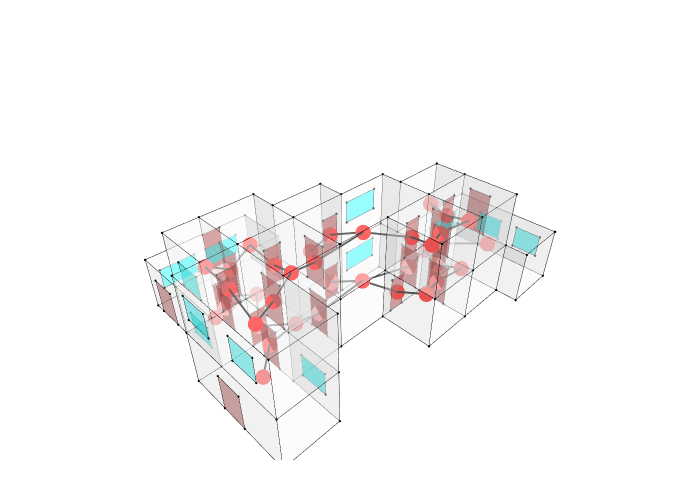

Notebook cell for this chart:
### Markdown cell above
## 9. Show Circulation Graph Overlaid on Geometry

### Code cell
ap_cluster = Cluster.ByTopologies(aperture_faces)
Topology.Show(cc, ap_cluster, g_circ,
              faceColorKey="color",
              vertexSizeKey="size",
              vertexColorKey="color",
              edgeWidthKey="width",
              edgeColorKey="color",
              faceOpacity=0.4,
              backgroundColor="white",
              width=700,
              height=500,
              renderer=renderer)

### Figure 1 — Plotly figure (JSON) as saved in the notebook; plotly's stock layout.template omitted (floating-point values rounded to 4 significant figures; data arrays with more than 128 entries replaced by an {"elided": "..."} marker saying what was removed)
{"data": [{"customdata": ["", "", "", "", "", "", "", "", "", "", "", "", "", "", "", "", "", "", "", "", "", "", "", "", "", "", "", "", "", "", "", "", "", "", "", "", "", "", "", "", "", "", "", "", "", "", "", "", "", "", "", "", "", "", "", "", "", "", "", "", "", "", "", "", "", "", "", "", "", "", "", "", "", "", "", "", "", "", "", ""], "hoverinfo": "text", "hovertemplate": ["Click ", "Click ", "Click ", "Click ", "Click ", "Click ", "Click ", "Click ", "Click ", "Click ", "Click ", "Click ", "Click ", "Click ", "Click ", "Click ", "Click ", "Click ", "Click ", "Click ", "Click ", "Click ", "Click ", "Click ", "Click ", "Click ", "Click ", "Click ", "Click ", "Click ", "Click ", "Click ", "Click ", "Click ", "Click ", "Click ", "Click ", "Click ", "Click ", "Click ", "Click ", "Click ", "Click ", "Click ", "Click ", "Click ", "Click ", "Click ", "Click ", "Click ", "Click ", "Click ", "Click ", "Click ", "Click ", "Click ", "Click ", "Click ", "Click ", "Click ", "Click ", "Click ", "Click ", "Click ", "Click ", "Click ", "Click ", "Click ", "Click ", "Click ", "Click ", "Click ", "Click ", "Click ", "Click ", "Click ", "Click ", "Click ", "Click ", "Click "], "hovertext": ["", "", "", "", "", "", "", "", "", "", "", "", "", "", "", "", "", "", "", "", "", "", "", "", "", "", "", "", "", "", "", "", "", "", "", "", "", "", "", "", "", "", "", "", "", "", "", "", "", "", "", "", "", "", "", "", "", "", "", "", "", "", "", "", "", "", "", "", "", "", "", "", "", "", "", "", "", "", "", ""], "legendgroup": "1", "legendrank": 1, "marker": {"color": ["#000000", "#000000", "#000000", "#000000", "#000000", "#000000", "#000000", "#000000", "#000000", "#000000", "#000000", "#000000", "#000000", "#000000", "#000000", "#000000", "#000000", "#000000", "#000000", "#000000", "#000000", "#000000", "#000000", "#000000", "#000000", "#000000", "#000000", "#000000", "#000000", "#000000", "#000000", "#000000", "#000000", "#000000", "#000000", "#000000", "#000000", "#000000", "#000000", "#000000", "#000000", "#000000", "#000000", "#000000", "#000000", "#000000", "#000000", "#000000", "#000000", "#000000", "#000000", "#000000", "#000000", "#000000", "#000000", "#000000", "#000000", "#000000", "#000000", "#000000", "#000000", "#000000", "#000000", "#000000", "#000000", "#000000", "#000000", "#000000", "#000000", "#000000", "#000000", "#000000", "#000000", "#000000", "#000000", "#000000", "#000000", "#000000", "#000000", "#000000"], "line": {"width": 0}, "opacity": 1, "size": [2.8, 2.8, 2.8, 2.8, 2.8, 2.8, 2.8, 2.8, 2.8, 2.8, 2.8, 2.8, 2.8, 2.8, 2.8, 2.8, 2.8, 2.8, 2.8, 2.8, 2.8, 2.8, 2.8, 2.8, 2.8, 2.8, 2.8, 2.8, 2.8, 2.8, 2.8, 2.8, 2.8, 2.8, 2.8, 2.8, 2.8, 2.8, 2.8, 2.8, 2.8, 2.8, 2.8, 2.8, 2.8, 2.8, 2.8, 2.8, 2.8, 2.8, 2.8, 2.8, 2.8, 2.8, 2.8, 2.8, 2.8, 2.8, 2.8, 2.8, 2.8, 2.8, 2.8, 2.8, 2.8, 2.8, 2.8, 2.8, 2.8, 2.8, 2.8, 2.8, 2.8, 2.8, 2.8, 2.8, 2.8, 2.8, 2.8, 2.8], "sizemode": "diameter", "symbol": "circle"}, "mode": "markers", "name": "1: Untitled (Vertices)", "showlegend": false, "text": ["", "", "", "", "", "", "", "", "", "", "", "", "", "", "", "", "", "", "", "", "", "", "", "", "", "", "", "", "", "", "", "", "", "", "", "", "", "", "", "", "", "", "", "", "", "", "", "", "", "", "", "", "", "", "", "", "", "", "", "", "", "", "", "", "", "", "", "", "", "", "", "", "", "", "", "", "", "", "", ""], "type": "scatter3d", "x": [13310, 16310, 16310, 13310, 10310, 13310, 16310, 16310, 10310, 16310, 16310, 13310, 10310, 10310, 16310, 13310, 16310, 16310, 13310, 10310, 10310, 13310, 10310, 13310, 10310, 10310, 13310, 16310, 13310, 16310, 19310, 19310, 19310, 19310, 7310, 7310, 7310, 7310, 19310, 19310, 16310, 13310, 7310, 7310, 10310, 7310, 7310, 10310, 7310, 10310, 19310, 19310, 7310, 5512.0, 4310, 4310, 7310, 5512.0, 4310, 4310, 22310, 22310, 19310, 22310, 22310, 19310, 19310, 7310, 4310, 4310, 5512.0, 5512.0, 5512.0, 5512.0, 11510.0, 5512.0, 11510.0, 11510.0, 5512.0, 11510.0], "y": [-760, -760, -760, -760, -3760, -3760, -3760, -1962.0, -760, -1962.0, -3760, -3760, -3760, -760, -760, -760, -1962.0, -3760, -3760, -3760, -760, 740, 740, 740, 740, 740, -6760, -6760, -6760, -6760, -3760, -1962.0, -3760, -1962.0, -3760, -760, -3760, -760, -1962.0, -3760, -6760, -6760, -3760, -760, 2240, 2240, 2240, 2240, 2240, 2240, -6760, -6760, -6760, -760, -760, -6760, -6760, -760, -760, -6760, -1962.0, -7962.0, -7962.0, -1962.0, -7962.0, -7962.0, -6760, -6760, -6760, -760, -760, 2240, 2240, 2240, 2240, 5240, 5240, 2240, 5240, 5240], "z": [6000, 6000, 3000, 3000, 6000, 6000, 6000, 6000, 6000, 3000, 3000, 3000, 3000, 3000, 0, 0, 0, 0, 0, 0, 0, 6000, 6000, 0, 3000, 0, 6000, 6000, 3000, 3000, 6000, 6000, 3000, 3000, 6000, 6000, 3000, 3000, 0, 0, 0, 0, 0, 0, 6000, 6000, 3000, 3000, 0, 0, 6000, 3000, 6000, 6000, 6000, 6000, 3000, 3000, 3000, 3000, 3000, 3000, 3000, 0, 0, 0, 0, 0, 0, 0, 0, 6000, 3000, 0, 3000, 3000, 3000, 0, 0, 0]}, {"hoverinfo": "text", "hovertext": [], "legendgroup": "2", "legendrank": 2, "line": {"color": "#000000", "dash": "solid", "width": 1}, "marker": {"color": "#000000", "size": 0.25, "symbol": "circle"}, "mode": "markers+lines", "name": "1: Untitled (Edges)", "showlegend": false, "text": [], "type": "scatter3d", "x": {"elided": "474 float values"}, "y": {"elided": "474 float values"}, "z": {"elided": "474 int values"}}, {"cmax": 1, "cmin": 0, "color": "#FAFAFA", "colorscale": [[0, "#440154"], [0.1111, "#482878"], [0.2222, "#3e4989"], [0.3333, "#31688e"], [0.4444, "#26828e"], [0.5556, "#1f9e89"], [0.6667, "#35b779"], [0.7778, "#6ece58"], [0.8889, "#b5de2b"], [1, "#fde725"]], "facecolor": {"elided": "224 str values"}, "flatshading": true, "hoverinfo": "text", "hovertext": {"elided": "224 str values"}, "i": {"elided": "224 int values"}, "j": {"elided": "224 int values"}, "k": {"elided": "224 int values"}, "legendgroup": "3", "legendrank": 3, "lighting": {"facenormalsepsilon": 0}, "name": "1: Untitled (Faces)", "opacity": 0.4, "showlegend": false, "showscale": false, "text": {"elided": "224 str values"}, "type": "mesh3d", "x": [16310, 13310, 13310, 16310, 10310, 10310, 13310, 16310, 16310, 16310, 13310, 16310, 10310, 10310, 16310, 13310, 16310, 13310, 16310, 10310, 10310, 13310, 10310, 13310, 10310, 10310, 16310, 13310, 13310, 16310, 19310, 19310, 19310, 19310, 7310, 7310, 7310, 7310, 19310, 19310, 16310, 13310, 7310, 7310, 7310, 10310, 7310, 10310, 7310, 10310, 19310, 19310, 4310, 7310, 4310, 5512.0, 7310, 5512.0, 4310, 4310, 19310, 22310, 22310, 22310, 22310, 19310, 19310, 7310, 4310, 4310, 5512.0, 5512.0, 5512.0, 5512.0, 11510.0, 11510.0, 5512.0, 11510.0, 5512.0, 11510.0], "y": [-760, -760, -760, -760, -760, -3760, -3760, -1962.0, -3760, -1962.0, -3760, -3760, -3760, -760, -760, -760, -1962.0, -3760, -3760, -3760, -760, 740, 740, 740, 740, 740, -6760, -6760, -6760, -6760, -1962.0, -3760, -3760, -1962.0, -760, -3760, -3760, -760, -1962.0, -3760, -6760, -6760, -3760, -760, 2240, 2240, 2240, 2240, 2240, 2240, -6760, -6760, -6760, -6760, -760, -760, -6760, -760, -760, -6760, -7962.0, -7962.0, -1962.0, -1962.0, -7962.0, -7962.0, -6760, -6760, -6760, -760, -760, 2240, 2240, 2240, 2240, 5240, 5240, 2240, 5240, 5240], "z": [3000, 3000, 6000, 6000, 6000, 6000, 6000, 6000, 6000, 3000, 3000, 3000, 3000, 3000, 0, 0, 0, 0, 0, 0, 0, 6000, 6000, 0, 3000, 0, 6000, 6000, 3000, 3000, 6000, 6000, 3000, 3000, 6000, 6000, 3000, 3000, 0, 0, 0, 0, 0, 0, 6000, 6000, 3000, 3000, 0, 0, 6000, 3000, 6000, 6000, 6000, 6000, 3000, 3000, 3000, 3000, 3000, 3000, 3000, 0, 0, 0, 0, 0, 0, 0, 0, 6000, 3000, 0, 3000, 3000, 3000, 0, 0, 0]}, {"customdata": {"elided": "144 str values"}, "hoverinfo": "text", "hovertemplate": {"elided": "144 str values"}, "hovertext": {"elided": "144 str values"}, "legendgroup": "5", "legendrank": 5, "marker": {"color": {"elided": "144 str values"}, "line": {"width": 0}, "opacity": 1, "size": {"elided": "144 float values"}, "sizemode": "diameter", "symbol": "circle"}, "mode": "markers", "name": "2: Untitled (Vertices)", "showlegend": false, "text": {"elided": "144 str values"}, "type": "scatter3d", "x": {"elided": "144 float values"}, "y": {"elided": "144 float values"}, "z": {"elided": "144 float values"}}, {"hoverinfo": "text", "hovertext": [], "legendgroup": "6", "legendrank": 6, "line": {"color": "#000000", "dash": "solid", "width": 1}, "marker": {"color": "#000000", "size": 0.25, "symbol": "circle"}, "mode": "markers+lines", "name": "2: Untitled (Edges)", "showlegend": false, "text": [], "type": "scatter3d", "x": {"elided": "432 float values"}, "y": {"elided": "432 float values"}, "z": {"elided": "432 float values"}}, {"cmax": 1, "cmin": 0, "color": "#FAFAFA", "colorscale": [[0, "#440154"], [0.1111, "#482878"], [0.2222, "#3e4989"], [0.3333, "#31688e"], [0.4444, "#26828e"], [0.5556, "#1f9e89"], [0.6667, "#35b779"], [0.7778, "#6ece58"], [0.8889, "#b5de2b"], [1, "#fde725"]], "facecolor": ["#A52A2A", "#A52A2A", "#A52A2A", "#A52A2A", "#A52A2A", "#A52A2A", "#A52A2A", "#A52A2A", "#A52A2A", "#A52A2A", "#A52A2A", "#A52A2A", "#A52A2A", "#A52A2A", "#A52A2A", "#A52A2A", "#A52A2A", "#A52A2A", "#A52A2A", "#A52A2A", "#A52A2A", "#A52A2A", "#A52A2A", "#A52A2A", "#A52A2A", "#A52A2A", "#A52A2A", "#A52A2A", "#A52A2A", "#A52A2A", "#A52A2A", "#A52A2A", "#A52A2A", "#A52A2A", "#A52A2A", "#A52A2A", "#A52A2A", "#A52A2A", "#A52A2A", "#A52A2A", "#A52A2A", "#A52A2A", "#A52A2A", "#A52A2A", "#A52A2A", "#A52A2A", "#A52A2A", "#A52A2A", "#00FFFF", "#00FFFF", "#00FFFF", "#00FFFF", "#00FFFF", "#00FFFF", "#00FFFF", "#00FFFF", "#00FFFF", "#00FFFF", "#00FFFF", "#00FFFF", "#00FFFF", "#00FFFF", "#00FFFF", "#00FFFF", "#00FFFF", "#00FFFF", "#00FFFF", "#00FFFF", "#00FFFF", "#00FFFF", "#00FFFF", "#00FFFF"], "flatshading": true, "hoverinfo": "text", "hovertext": ["Face_01", "Face_02", "Face_03", "Face_04", "Face_05", "Face_06", "Face_07", "Face_08", "Face_09", "Face_10", "Face_11", "Face_12", "Face_13", "Face_14", "Face_15", "Face_16", "Face_17", "Face_18", "Face_19", "Face_20", "Face_21", "Face_22", "Face_23", "Face_24", "Face_25", "Face_26", "Face_27", "Face_28", "Face_29", "Face_30", "Face_31", "Face_32", "Face_33", "Face_34", "Face_35", "Face_36", "Face_37", "Face_38", "Face_39", "Face_40", "Face_41", "Face_42", "Face_43", "Face_44", "Face_45", "Face_46", "Face_47", "Face_48", "Face_49", "Face_50", "Face_51", "Face_52", "Face_53", "Face_54", "Face_55", "Face_56", "Face_57", "Face_58", "Face_59", "Face_60", "Face_61", "Face_62", "Face_63", "Face_64", "Face_65", "Face_66", "Face_67", "Face_68", "Face_69", "Face_70", "Face_71", "Face_72"], "i": [0, 3, 4, 7, 8, 11, 12, 12, 16, 19, 20, 23, 24, 24, 28, 31, 32, 35, 36, 36, 40, 40, 44, 47, 48, 48, 52, 55, 56, 59, 60, 60, 64, 64, 68, 68, 72, 72, 76, 76, 80, 80, 84, 84, 88, 88, 92, 95, 96, 96, 100, 100, 104, 104, 108, 108, 112, 112, 116, 119, 120, 120, 124, 124, 128, 128, 132, 135, 136, 136, 140, 140], "j": [1, 1, 5, 5, 9, 9, 13, 14, 17, 17, 21, 21, 25, 26, 29, 29, 33, 33, 37, 38, 41, 42, 45, 45, 49, 50, 53, 53, 57, 57, 61, 62, 65, 66, 69, 70, 73, 74, 77, 78, 81, 82, 85, 86, 89, 90, 93, 93, 97, 98, 101, 102, 105, 106, 109, 110, 113, 114, 117, 116, 121, 122, 125, 126, 129, 130, 133, 132, 137, 138, 141, 142], "k": [2, 0, 6, 4, 10, 8, 14, 15, 18, 16, 22, 20, 26, 27, 30, 28, 34, 32, 38, 39, 42, 43, 46, 44, 50, 51, 54, 52, 58, 56, 62, 63, 66, 67, 70, 71, 74, 75, 78, 79, 82, 83, 86, 87, 90, 91, 94, 92, 98, 99, 102, 103, 106, 107, 110, 111, 114, 115, 118, 118, 122, 123, 126, 127, 130, 131, 134, 134, 138, 139, 142, 143], "legendgroup": "7", "legendrank": 7, "lighting": {"facenormalsepsilon": 0}, "name": "2: Untitled (Faces)", "opacity": 0.4, "showlegend": false, "showscale": false, "text": ["Face_01", "Face_02", "Face_03", "Face_04", "Face_05", "Face_06", "Face_07", "Face_08", "Face_09", "Face_10", "Face_11", "Face_12", "Face_13", "Face_14", "Face_15", "Face_16", "Face_17", "Face_18", "Face_19", "Face_20", "Face_21", "Face_22", "Face_23", "Face_24", "Face_25", "Face_26", "Face_27", "Face_28", "Face_29", "Face_30", "Face_31", "Face_32", "Face_33", "Face_34", "Face_35", "Face_36", "Face_37", "Face_38", "Face_39", "Face_40", "Face_41", "Face_42", "Face_43", "Face_44", "Face_45", "Face_46", "Face_47", "Face_48", "Face_49", "Face_50", "Face_51", "Face_52", "Face_53", "Face_54", "Face_55", "Face_56", "Face_57", "Face_58", "Face_59", "Face_60", "Face_61", "Face_62", "Face_63", "Face_64", "Face_65", "Face_66", "Face_67", "Face_68", "Face_69", "Face_70", "Face_71", "Face_72"], "type": "mesh3d", "x": {"elided": "144 float values"}, "y": {"elided": "144 float values"}, "z": {"elided": "144 float values"}}, {"hoverinfo": "text", "hovertext": [], "legendgroup": "10", "legendrank": 10, "line": {"color": "#000000", "dash": "solid", "width": 4}, "marker": {"color": "#000000", "size": 1, "symbol": "circle"}, "mode": "markers+lines", "name": "3: Untitled Graph (Edges)", "showlegend": false, "text": [], "type": "scatter3d", "x": [8810, 7764.0, null, 8810, 7764.0, null, 8810, 7310.0, null, 17810, 18120.0, null, 17810, 16310.0, null, 17810, 17640.0, null, 17810, 19310.0, null, 17810, 16310.0, null, 13310, 15200.0, null, 13310, 10310.0, null, 13310, 12520.0, null, 13310, 16310.0, null, 13310, 12520.0, null, 13310, 10310.0, null, 13310, 14360.0, null, 17810, 18120.0, null, 11810, 12520.0, null, 11810, 12520.0, null, 14810, 16310.0, null, 14810, 14360.0, null, 8810, 8992.0, null, 8810, 10310.0, null, 8810, 7310.0, null, 8810, 7764.0, null, 8810, 10310.0, null, 8810, 7310.0, null, 14810, 15200.0, null, 14810, 16310.0, null, 8810, 8992.0, null, 8810, 7310.0, null, 6411.0, 6562.0, null, 5810, 6562.0, null, 6411.0, 7310.0, null, 6411.0, 7310.0, null, 8512.0, 7764.0, null, 5810, 7310.0, null, 5810, 7310.0, null, 17810, 17640.0, null, 20810, 19310.0, null, 17810, 16310.0, null], "y": [740, -760.0, null, 740, 2240.0, null, 740, 1330.0, null, -5260, -3760.0, null, -5260, -4670.0, null, -2861.0, -3760.0, null, -2861.0, -2728.0, null, -2861.0, -2914.0, null, -2260, -3760.0, null, -2260, -2084.0, null, -2260, -760.0, null, -2260, -2914.0, null, -2260, -760.0, null, -2260, -2211.0, null, -2260, -3760.0, null, -2861.0, -3760.0, null, -10, -760.0, null, -10, -760.0, null, -5260, -4813.0, null, -5260, -3760.0, null, -2260, -760.0, null, -2260, -2084.0, null, -2260, -2884.0, null, -2260, -760.0, null, -2260, -2211.0, null, -2260, -2211.0, null, -5260, -3760.0, null, -5260, -4670.0, null, 740, -760.0, null, 740, 174.4, null, 740, -760.0, null, -3760, -760.0, null, 740, 174.4, null, 740, 1330.0, null, 3740, 2240.0, null, -3760, -2211.0, null, -3760, -2884.0, null, -5260, -3760.0, null, -4962.0, -2728.0, null, -5260, -4813.0, null], "z": [1500, 1023.0, null, 1500, 1023.0, null, 1500, 1170.0, null, 4500, 4023.0, null, 4500, 4170.0, null, 1500, 1023.0, null, 1500, 1170.0, null, 1500, 1170.0, null, 4500, 4023.0, null, 4500, 4170.0, null, 4500, 4023.0, null, 1500, 1170.0, null, 1500, 1023.0, null, 1500, 1170.0, null, 1500, 1023.0, null, 4500, 4023.0, null, 3000, 1023.0, null, 3000, 4023.0, null, 1500, 1170.0, null, 1500, 1023.0, null, 4500, 4023.0, null, 4500, 4170.0, null, 4500, 4170.0, null, 1500, 1023.0, null, 1500, 1170.0, null, 1500, 1170.0, null, 4500, 4023.0, null, 4500, 4170.0, null, 4500, 4023.0, null, 4500, 4170.0, null, 4500, 4023.0, null, 4500, 4023.0, null, 4500, 4170.0, null, 1500, 1170.0, null, 1500, 1023.0, null, 1500, 1170.0, null, 4500, 4170.0, null, 1500, 1023.0, null, 1500, 1170.0, null, 1500, 1170.0, null]}, {"customdata": ["", "", "", "", "", "", "", "", "", "", "", "", "", "", "", "", "", "", "", "", "", "", "", "", "", "", "", "", "", "", "", "", "", "", "", "", "", "", ""], "hoverinfo": "text", "hovertemplate": ["Click ", "Click ", "Click ", "Click ", "Click ", "Click ", "Click ", "Click ", "Click ", "Click ", "Click ", "Click ", "Click ", "Click ", "Click ", "Click ", "Click ", "Click ", "Click ", "Click ", "Click ", "Click ", "Click ", "Click ", "Click ", "Click ", "Click ", "Click ", "Click ", "Click ", "Click ", "Click ", "Click ", "Click ", "Click ", "Click ", "Click ", "Click ", "Click "], "hovertext": ["", "", "", "", "", "", "", "", "", "", "", "", "", "", "", "", "", "", "", "", "", "", "", "", "", "", "", "", "", "", "", "", "", "", "", "", "", "", ""], "legendgroup": "9", "legendrank": 9, "marker": {"color": ["#FF0000", "#FF0000", "#FF0000", "#FF0000", "#FF0000", "#FF0000", "#FF0000", "#FF0000", "#FF0000", "#FF0000", "#FF0000", "#FF0000", "#FF0000", "#FF0000", "#FF0000", "#FF0000", "#FF0000", "#FF0000", "#FF0000", "#FF0000", "#FF0000", "#FF0000", "#FF0000", "#FF0000", "#FF0000", "#FF0000", "#FF0000", "#FF0000", "#FF0000", "#FF0000", "#FF0000", "#FF0000", "#FF0000", "#FF0000", "#FF0000", "#FF0000", "#FF0000", "#FF0000", "#FF0000"], "line": {"width": 0}, "opacity": 1, "size": [18, 18, 18, 18, 18, 18, 18, 18, 18, 18, 18, 18, 18, 18, 18, 18, 18, 18, 18, 18, 18, 18, 18, 18, 18, 18, 18, 18, 18, 18, 18, 18, 18, 18, 18, 18, 18, 18, 18], "sizemode": "diameter", "symbol": "circle"}, "mode": "markers", "name": "3: Untitled Graph (Vertices)", "showlegend": false, "text": ["", "", "", "", "", "", "", "", "", "", "", "", "", "", "", "", "", "", "", "", "", "", "", "", "", "", "", "", "", "", "", "", "", "", "", "", "", "", ""], "type": "scatter3d", "x": [8810, 17810, 17810, 13310, 13310, 17810, 11810, 14810, 8810, 8810, 14810, 8810, 7764.0, 6562.0, 7310.0, 7310.0, 7764.0, 7310.0, 5810, 18120.0, 10310.0, 17640.0, 19310.0, 6411.0, 17810, 6411.0, 12520.0, 12520.0, 16310.0, 8512.0, 14360.0, 5810, 16310.0, 16310.0, 8992.0, 7310.0, 10310.0, 20810, 15200.0], "y": [740, -5260, -2861.0, -2260, -2260, -2861.0, -10, -5260, -2260, -2260, -5260, 740, -760.0, -760.0, 174.4, 1330.0, 2240.0, -2211.0, -3760, -3760.0, -2211.0, -3760.0, -2728.0, 740, -5260, 740, -760.0, -760.0, -4813.0, 3740, -3760.0, -3760, -4670.0, -2914.0, -760.0, -2884.0, -2084.0, -4962.0, -3760.0], "z": [1500, 4500, 1500, 4500, 1500, 4500, 3000, 1500, 4500, 1500, 4500, 4500, 1023.0, 4023.0, 4170.0, 1170.0, 1023.0, 1170.0, 4500, 4023.0, 1170.0, 1023.0, 1170.0, 1500, 1500, 4500, 1023.0, 4023.0, 1170.0, 1500, 1023.0, 1500, 4170.0, 1170.0, 4023.0, 4170.0, 4170.0, 1500, 4023.0]}], "layout": {"autosize": true, "height": 500, "margin": {"b": 40, "l": 40, "r": 40, "t": 40}, "paper_bgcolor": "#FFFFFF", "plot_bgcolor": "#FFFFFF", "scene": {"aspectmode": "data", "camera": {"center": {"x": 0, "y": 0, "z": 0}, "eye": {"x": -1.25, "y": -1.25, "z": 1.25}, "projection": {"type": "perspective"}, "up": {"x": 0, "y": 0, "z": 1}}, "xaxis": {"visible": false}, "yaxis": {"visible": false}, "zaxis": {"visible": false}}, "showlegend": true, "width": 700, "xaxis": {"showgrid": false, "visible": false, "zeroline": false}, "yaxis": {"showgrid": false, "visible": false, "zeroline": false}}}
